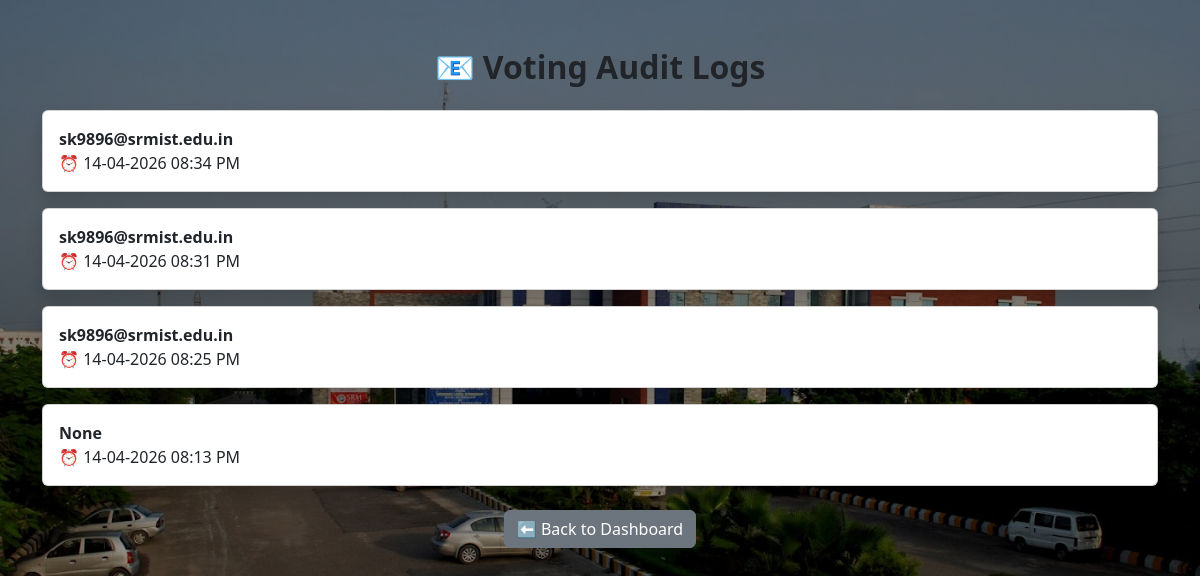
/audit_logs (signed in), run on the app's committed database.
### tables this page shows
CREATE TABLE vote_audit (
            id INTEGER PRIMARY KEY AUTOINCREMENT,
            email TEXT,
            voted_at TEXT
        );

### app.py (the view)
@app.route("/audit_logs")
def audit_logs():
    if "admin" not in session:
        return redirect("/admin_login")
    conn = sqlite3.connect(DB_PATH)
    cur = conn.cursor()
    cur.execute("SELECT email, voted_at FROM vote_audit ORDER BY id DESC")
    logs = cur.fetchall()
    conn.close()
    return render_template("audit_logs.html", logs=logs)

### templates/audit_logs.html (shortened to what this page needs)
<!DOCTYPE html>
<html>
<head>
    <link href="https://cdn.jsdelivr.net/npm/bootstrap@5.3.3/dist/css/bootstrap.min.css" rel="stylesheet">
</head>
<body style=" min-height:100vh;
                    background:
                    linear-gradient(rgba(0,0,0,0.45), rgba(0,0,0,0.45)),
                    url('{{ url_for('static', filename='candidates_images/srmist_bg.jpg') }}');
                    background-size: cover;
                    background-position: center;
                    background-repeat: no-repeat;
                    ">
<div class="container py-5">
    <h2 class="text-center fw-bold mb-4">📧 Voting Audit Logs</h2>
    {% for log in logs %}
    <div class="card shadow p-3 mb-3">
        <strong>{{ log[0] }}</strong>
        <span>⏰ {{ log[1] }}</span>
    </div>
    {% endfor %}
    <div class="text-center mt-4">
        <a href="/admin" class="btn btn-secondary">⬅️ Back to Dashboard</a>
    </div>
</div>
</body>
</html>

### data on the page
vote_audit: email "sk9896@srmist.edu.in", voted_at "14-04-2026 08:34 PM"
vote_audit: email "sk9896@srmist.edu.in", voted_at "14-04-2026 08:31 PM"
vote_audit: email "sk9896@srmist.edu.in", voted_at "14-04-2026 08:25 PM"
vote_audit: log "None", voted_at "14-04-2026 08:13 PM"
